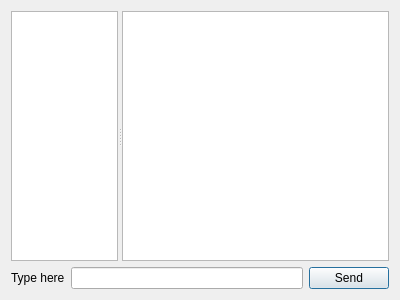
<?xml version="1.0" encoding="UTF-8"?>
<ui version="4.0">
 <class>MainWindow</class>
 <widget class="QMainWindow" name="MainWindow">
  <property name="geometry">
   <rect>
    <x>0</x>
    <y>0</y>
    <width>400</width>
    <height>300</height>
   </rect>
  </property>
  <property name="windowTitle">
   <string>MainWindow</string>
  </property>
  <widget class="QWidget" name="centralWidget">
   <layout class="QVBoxLayout" name="verticalLayout">
    <item>
     <widget class="MinosSplitter" name="splitter">
      <property name="orientation">
       <enum>Qt::Horizontal</enum>
      </property>
      <widget class="QListWidget" name="StationList">
       <property name="sizePolicy">
        <sizepolicy hsizetype="Expanding" vsizetype="Expanding">
         <horstretch>2</horstretch>
         <verstretch>0</verstretch>
        </sizepolicy>
       </property>
      </widget>
      <widget class="QTextEdit" name="ChatMemo">
       <property name="sizePolicy">
        <sizepolicy hsizetype="Expanding" vsizetype="Expanding">
         <horstretch>5</horstretch>
         <verstretch>0</verstretch>
        </sizepolicy>
       </property>
      </widget>
     </widget>
    </item>
    <item>
     <layout class="QHBoxLayout" name="horizontalLayout">
      <item>
       <widget class="QLabel" name="label">
        <property name="text">
         <string>Type here</string>
        </property>
       </widget>
      </item>
      <item>
       <widget class="QLineEdit" name="ChatEdit"/>
      </item>
      <item>
       <widget class="QPushButton" name="SendButton">
        <property name="text">
         <string>Send</string>
        </property>
        <property name="autoDefault">
         <bool>true</bool>
        </property>
        <property name="default">
         <bool>true</bool>
        </property>
       </widget>
      </item>
     </layout>
    </item>
   </layout>
  </widget>
 </widget>
 <layoutdefault spacing="6" margin="11"/>
 <customwidgets>
  <customwidget>
   <class>MinosSplitter</class>
   <extends>QSplitter</extends>
   <header>minossplitter.h</header>
   <container>1</container>
  </customwidget>
 </customwidgets>
 <resources/>
 <connections/>
</ui>
